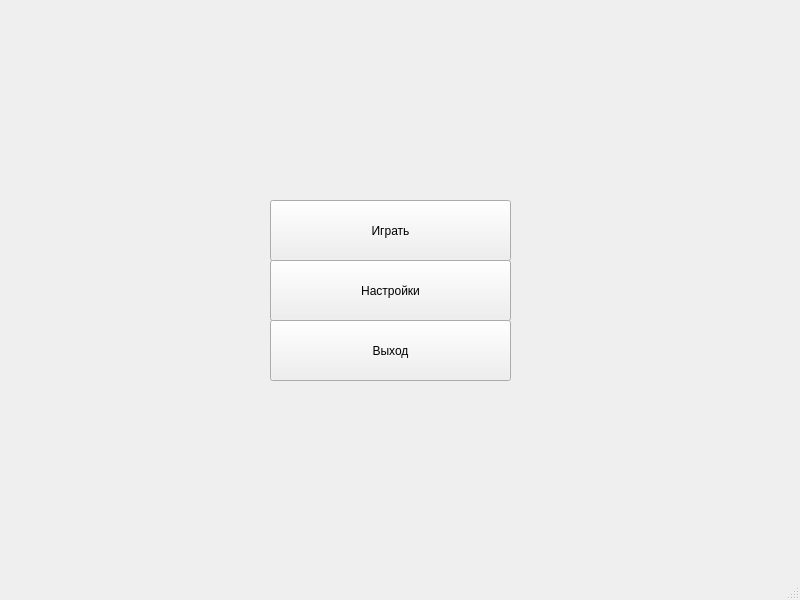
<?xml version="1.0" encoding="UTF-8"?>
<ui version="4.0">
 <class>MainWindow</class>
 <widget class="QMainWindow" name="MainWindow">
  <property name="geometry">
   <rect>
    <x>0</x>
    <y>0</y>
    <width>800</width>
    <height>600</height>
   </rect>
  </property>
  <property name="windowTitle">
   <string>MainWindow</string>
  </property>
  <widget class="QWidget" name="centralwidget">
   <widget class="QPushButton" name="pushButton">
    <property name="geometry">
     <rect>
      <x>270</x>
      <y>200</y>
      <width>241</width>
      <height>61</height>
     </rect>
    </property>
    <property name="text">
     <string>Играть</string>
    </property>
   </widget>
   <widget class="QPushButton" name="pushButton_2">
    <property name="geometry">
     <rect>
      <x>270</x>
      <y>260</y>
      <width>241</width>
      <height>61</height>
     </rect>
    </property>
    <property name="text">
     <string>Настройки</string>
    </property>
   </widget>
   <widget class="QPushButton" name="pushButton_3">
    <property name="geometry">
     <rect>
      <x>270</x>
      <y>320</y>
      <width>241</width>
      <height>61</height>
     </rect>
    </property>
    <property name="text">
     <string>Выход</string>
    </property>
   </widget>
  </widget>
  <widget class="QMenuBar" name="menubar">
   <property name="geometry">
    <rect>
     <x>0</x>
     <y>0</y>
     <width>800</width>
     <height>26</height>
    </rect>
   </property>
  </widget>
  <widget class="QStatusBar" name="statusbar"/>
 </widget>
 <resources/>
 <connections/>
</ui>
